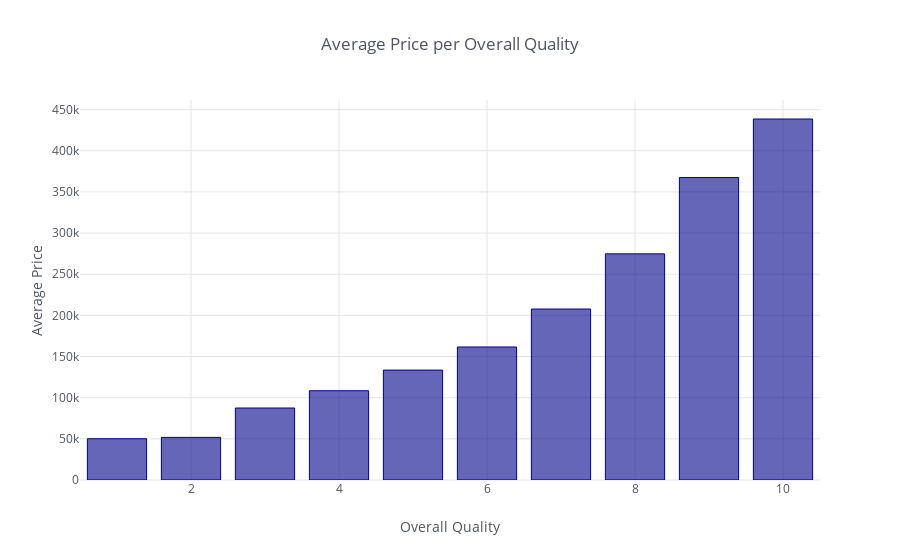

The cell this chart's notebook holds for it:
### Code cell
overall.iplot(kind='bar', mode='markers', x='OverallQual', y='SalePrice', 
              xTitle='Overall Quality', yTitle='Average Price', 
              title='Average Price per Overall Quality', color='darkblue')

### Figure 1 — Plotly figure (JSON) as saved in the notebook; plotly's stock layout.template omitted (floating-point values rounded to 4 significant figures)
{"data": [{"marker": {"color": "rgba(0, 0, 139, 0.6)", "line": {"color": "rgba(0, 0, 139, 1.0)", "width": 1}}, "name": "SalePrice", "orientation": "v", "text": "", "type": "bar", "uid": "9a4abae4-7cbf-47cb-a959-553fdbdd5718", "x": [1, 2, 3, 4, 5, 6, 7, 8, 9, 10], "y": [50150, 51770.0, 87470.0, 108400.0, 133500.0, 161600.0, 207700.0, 274700.0, 367500.0, 438600.0]}], "layout": {"legend": {"bgcolor": "#FFFFFF", "font": {"color": "#4D5663"}}, "paper_bgcolor": "#FFFFFF", "plot_bgcolor": "#FFFFFF", "title": {"font": {"color": "#4D5663"}, "text": "Average Price per Overall Quality"}, "xaxis": {"gridcolor": "#E1E5ED", "showgrid": true, "tickfont": {"color": "#4D5663"}, "title": {"font": {"color": "#4D5663"}, "text": "Overall Quality"}, "zerolinecolor": "#E1E5ED"}, "yaxis": {"gridcolor": "#E1E5ED", "showgrid": true, "tickfont": {"color": "#4D5663"}, "title": {"font": {"color": "#4D5663"}, "text": "Average Price"}, "zerolinecolor": "#E1E5ED"}}}
